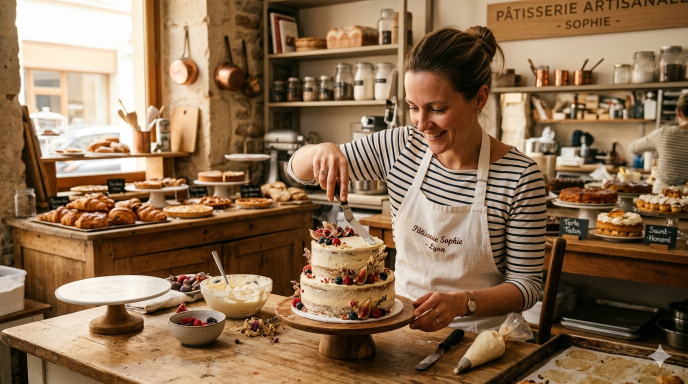
#> input picture images/hero/sophie-atelier.png, 1376 x 768 px, found by its file name (shown at 1/2 size)
$ python preview.py
#> lines starting #> are read from the running program, lines starting #| are printed output that depends on the picture
from PIL import Image
img = Image.open(r'C:/GeminiProjects/douceurs-gourmandises/images/hero/sophie-atelier.png')
#> img is the input picture: PIL image 1376x768 RGBA; mean R, G, B, A 139.2, 109.9, 81.5, 255
print("Taille:", img.size, img.mode)
#| Taille: (1376, 768) RGBA
thumb = img.convert('RGB').resize((300, 200))
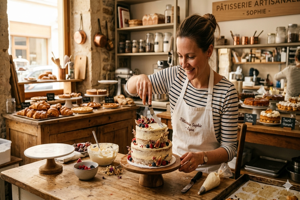
#> thumb: PIL image 300x200 RGB; mean R, G, B 139.2, 109.9, 81.5
thumb.save(r'C:/GeminiProjects/douceurs-gourmandises/images/hero/thumb_result.jpg', quality=60)
print("OK")

$ run again, with images/hero/thumb.png copied over images/hero/sophie-atelier.png
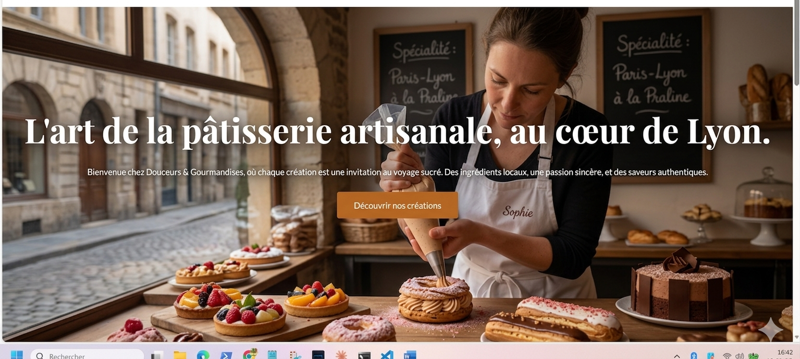
#> input picture images/hero/thumb.png, 800 x 359 px, found by its file name
#> img is the input picture: PIL image 800x359 RGBA; mean R, G, B, A 115.1, 95.7, 83.3, 255
#| Taille: (800, 359) RGBA
#> `thumb = img.convert('RGB').resize((300, 200))`:
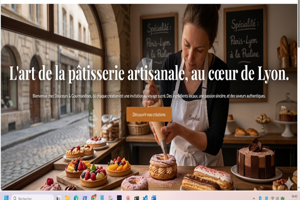
#> thumb: PIL image 300x200 RGB; mean R, G, B 115, 95.6, 83.2
